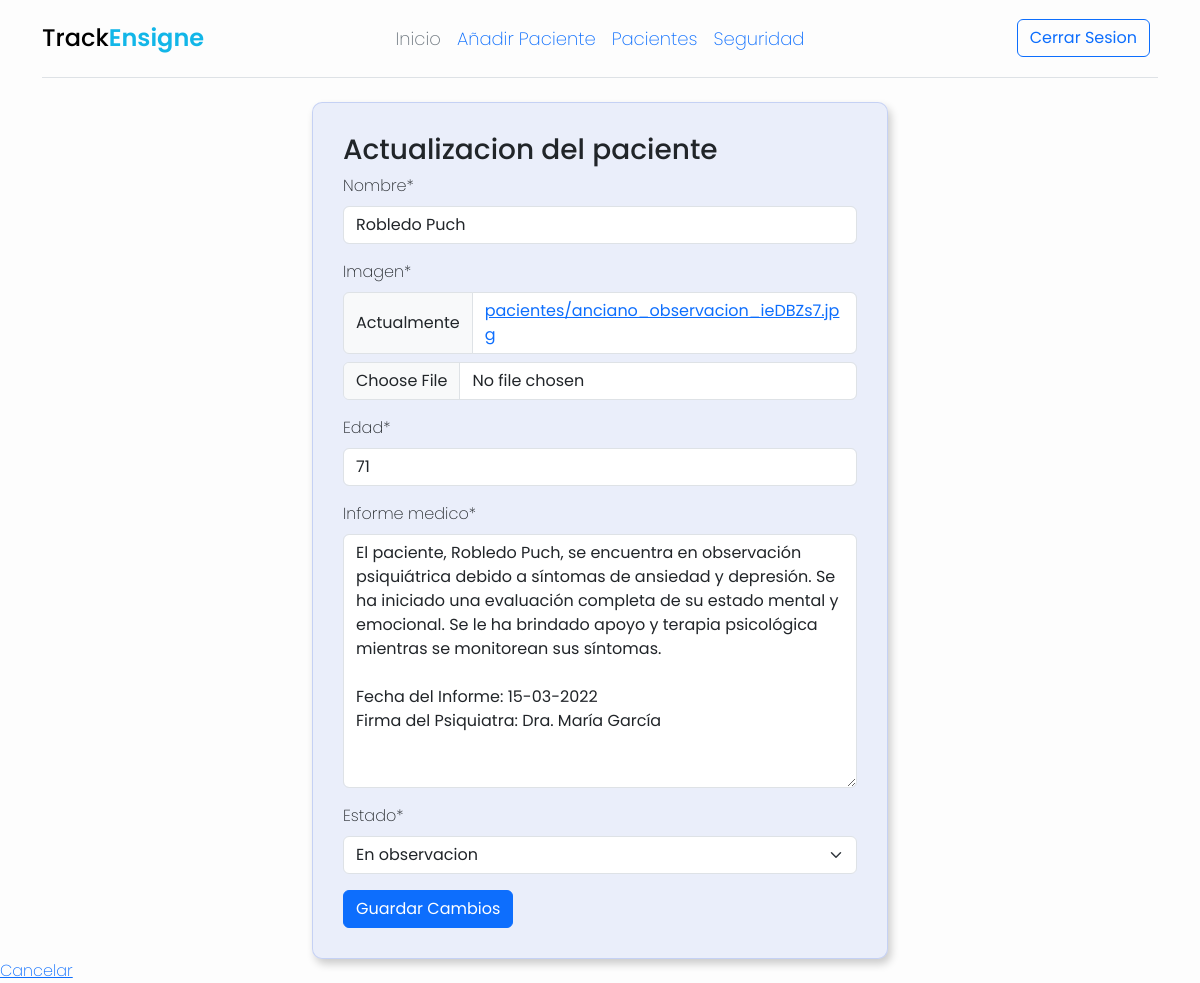
The app's page /app/actualizar_paciente/42 (signed in) with its own data.
### myapp/models.py (models this page shows, shortened)
class Paciente(models.Model):
    estado_choices = (('En observacion', 'En observacion'), ('Atencion especial','Atencion especial'),
                      ('Alta medica', 'Alta medica'))
    nombre = models.CharField(max_length=100)
    imagen = models.ImageField(upload_to='pacientes/')
    edad = models.PositiveIntegerField()
    informe_medico = models.TextField()
    estado = models.CharField(max_length=20,choices=estado_choices, default='Alta medica')

### myapp/views.py (the view)
# urls.py: path('actualizar_paciente/<int:pk>', views.patients_update, name='actualizar_paciente'),
@login_required
def patients_update(request, pk):
    paciente = get_object_or_404(Paciente, pk=pk)
    if request.method == 'POST':
        form = PacienteForm(request.POST,request.FILES, instance=paciente)  # Cambia "request.post" a "request.POST"
        if form.is_valid():
            form.save()
            return redirect('pacientes')
    else:
        form = PacienteForm(instance=paciente)
    return render(request, 'pages/actualizar_paciente.html', {'form': form})

### myapp/form.py
class PacienteForm(forms.ModelForm):
    class Meta:
        model = Paciente
        fields = ['nombre', 'imagen', 'edad', 'informe_medico', 'estado']

### templates/pages/actualizar_paciente.html (shortened to what this page needs)
{% extends 'plantilla/index.html' %}
{% load crispy_forms_tags %}
{% block content %}
<main class="container w-50 m-auto mt-4">
    <div style="background-color: rgba(65, 105, 225, 0.097);padding: 30px; border-radius: 10px; box-shadow: 3px 5px 8px rgba(0, 0, 0, .2); border: 1px solid  rgba(65, 105, 225, 0.211);">
    <h3>Actualizacion del paciente</h3>
    <form method="post" enctype="multipart/form-data">
        {{ form|crispy }}
        <button type="submit" class="btn btn-primary">Guardar Cambios</button>
    </form>
        </div>
        </main>
    <a href="{% url 'pacientes' %}">Cancelar</a>
{% endblock %}

### templates/plantilla/index.html (style rules this page uses)
body { font-family: 'Poppins', sans-serif; background-color: #fdfdfd; font-weight: 200; }

### records on screen
Paciente: nombre "Robledo Puch", edad "71", informe_medico "El paciente, Robledo Puch, se encuentra en observación psiquiátrica debido a síntomas de ansiedad y depresión. Se ha iniciado una evaluación completa de su estado mental y emocional. Se le ha brindado apoyo y terapia psicológica mientras se monitorean sus síntomas. Fecha del Informe: 15-03-2022 Firma del Psiquiatra: Dra. María García", estado "En observacion"
